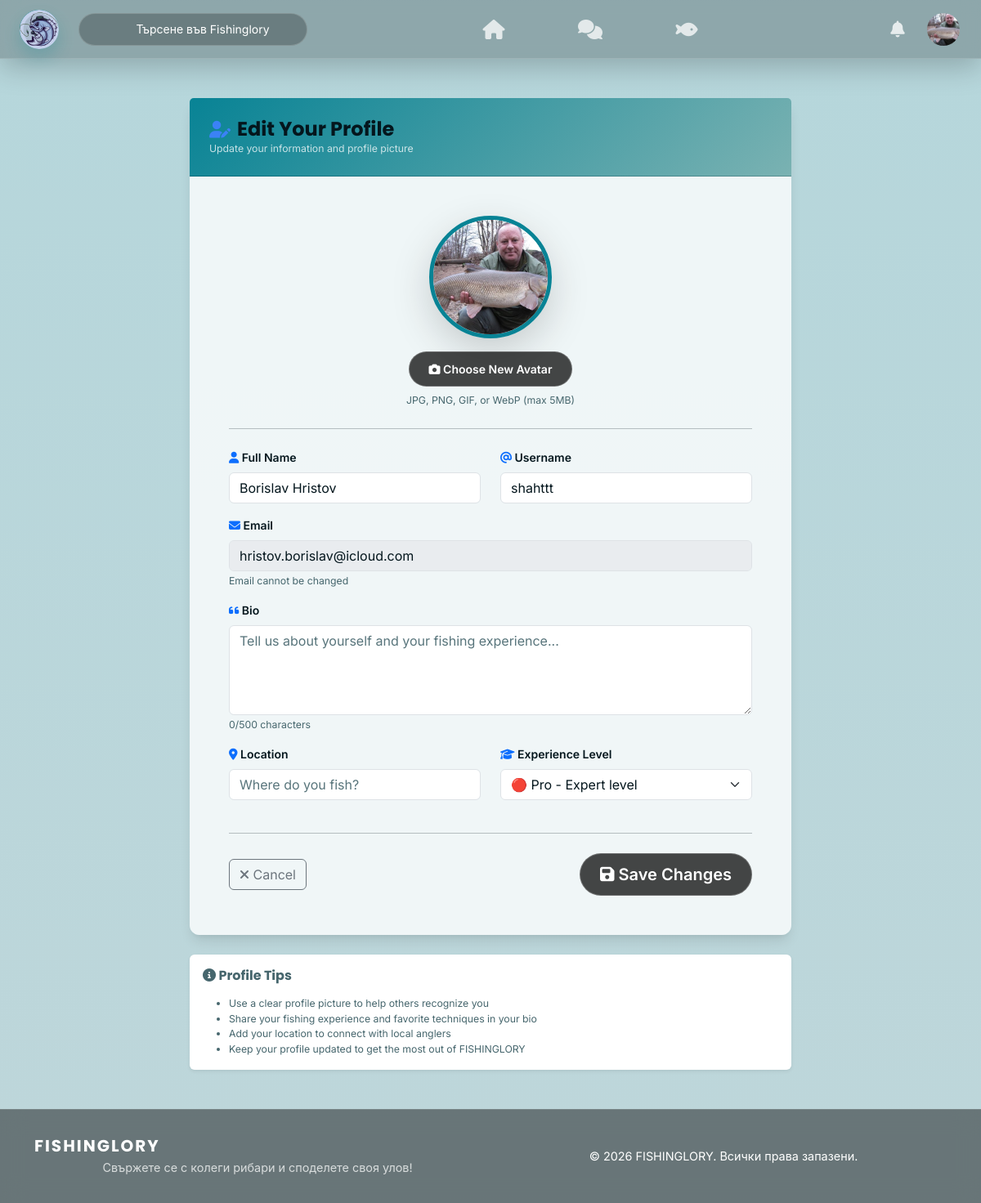
Screenshot of /fe/pages/edit_profile.php (signed in) with the database file from the repository.
### tables this page shows
CREATE TABLE `user_profiles` (
  `user_id` int(11) NOT NULL,
  `first_name` varchar(50) DEFAULT NULL,
  `last_name` varchar(50) DEFAULT NULL,
  `avatar_url` varchar(255) DEFAULT NULL,
  `bio` text DEFAULT NULL,
  `location` varchar(100) DEFAULT NULL,
  `experience_level` enum('beginner','advanced','pro') DEFAULT 'beginner'
);

CREATE TABLE `users` (
  `id` int(11) NOT NULL,
  `full_name` varchar(100) NOT NULL,
  `username` varchar(50) NOT NULL,
  `email` varchar(100) NOT NULL,
  `password_hash` varchar(255) NOT NULL,
  `role` enum('user','admin') DEFAULT 'user',
  `is_verified` tinyint(1) DEFAULT 0,
  `status` enum('active','banned') DEFAULT 'active',
  `created_at` timestamp NOT NULL DEFAULT current_timestamp(),
  `last_login` timestamp NULL DEFAULT NULL
);

### Config/security.php (called while the page is built, shortened)
<?php
function generateCsrfToken() {
    return $_SESSION['csrf_token'];
}
function assetVersion(string $relativePath): string {
    $relativePath = ltrim($relativePath, "/\\");
    $fullPath = dirname(__DIR__) . DIRECTORY_SEPARATOR . $relativePath;
    if (is_file($fullPath)) {
        return (string) filemtime($fullPath);
    }
    return (string) time();
}

### Config/languages.php (called while the page is built, shortened)
<?php
$lang = $_SESSION['lang'] ?? 'bg';
function __($key) {
    global $lang, $translations;
    return $translations[$lang][$key] ?? $key;
}
?>

### Config/avatar_helper.php (called while the page is built, shortened)
<?php
function resolveDefaultAvatarPath() {
    static $resolved = null;
    if ($resolved !== null) {
        return $resolved;
    }
    $candidates = [
        'fe/assets/img/default-avatar.png',
        'fe/assets/img/avatars/default.png',
        'fe/assets/img/logo_rounded.png',
    ];
    foreach ($candidates as $candidate) {
        if (is_file(__DIR__ . '/../' . $candidate)) {
            $resolved = $candidate;
            return $resolved;
        }
    }
    $resolved = 'fe/assets/img/logo.png';
    return $resolved;
}
function getUserAvatar($avatarUrl, $currentPath = null) {
    $defaultAvatar = resolveDefaultAvatarPath();
    $avatar = $avatarUrl ?? $defaultAvatar;
    if ($currentPath === null) {
        $currentPath = $_SERVER['PHP_SELF'] ?? '';
    }
    if (strpos($currentPath, '/fe/pages/') !== false) {
        if (strpos($avatar, 'fe/') === 0) {
            $path = '../../' . $avatar;
            return $path;
        }
    }
    return $avatar;
}

### fe/pages/edit_profile.php (the view, shortened to what this page needs)
<?php
require '../../config/security.php';
require '../../config/database.php';
require '../../config/avatar_helper.php';
require '../../config/languages.php';
$userId = $_SESSION['user_id'];
$stmt = $pdo->prepare("
    SELECT u.*, up.avatar_url, up.bio, up.location, up.experience_level
    FROM users u
    LEFT JOIN user_profiles up ON u.id = up.user_id
    WHERE u.id = ?
");
$stmt->execute([$userId]);
$user = $stmt->fetch();
?>
<!DOCTYPE html>
<html lang="en">
<head>
    <link href="https://cdn.jsdelivr.net/npm/bootstrap@5.3.3/dist/css/bootstrap.min.css" rel="stylesheet">
    <link rel="stylesheet" href="https://cdnjs.cloudflare.com/ajax/libs/font-awesome/6.5.0/css/all.min.css">
    <link rel="stylesheet" href="../assets/css/style.css?v=<?= assetVersion('fe/assets/css/style.css') ?>">
    <link rel="stylesheet" href="../assets/css/navbar.css?v=<?= assetVersion('fe/assets/css/navbar.css') ?>">
    <link rel="stylesheet" href="../assets/css/profile.css?v=<?= assetVersion('fe/assets/css/profile.css') ?>">
    <link rel="stylesheet" href="../assets/css/components.css?v=<?= assetVersion('fe/assets/css/components.css') ?>">
</head>
<body data-user-id="<?= $userId ?>" data-csrf-token="<?= generateCsrfToken() ?>" data-theme="<?= $_SESSION['theme'] ?? 'light' ?>">
<?php include '../components/navbar.php'; ?>
<div class="container my-5">
    <div class="row justify-content-center">
        <div class="col-lg-8">
            <div class="card shadow-lg border-0 profile-section-card">
                <div class="card-header edit-profile-header">
                    <h4 class="mb-0">
                        <i class="fas fa-user-edit"></i> Edit Your Profile
                    </h4>
                    <p class="mb-0 small opacity-75">Update your information and profile picture</p>
                </div>
                <div class="card-body p-4">
                    <form id="editProfileForm" enctype="multipart/form-data">
                        <div class="mb-4 text-center">
                            <div class="mb-3">
                                <img id="avatarPreview" src="<?= htmlspecialchars(getUserAvatar($avatar)) ?>"
                                     class="rounded-circle shadow-lg" width="150" height="150"
                                     style="object-fit: cover; border: 5px solid var(--primary-color);">
                            </div>
                            <div class="mb-2">
                                <label for="avatarInput" class="btn btn-primary btn-sm">
                                    <i class="fas fa-camera"></i> Choose New Avatar
                                </label>
                            </div>
                            <small class="text-muted d-block">JPG, PNG, GIF, or WebP (max 5MB)</small>
                        </div>
                        <hr class="my-4">
                        <div class="row">
                            <div class="col-md-6 mb-3">
                                <label for="editFullName" class="form-label fw-semibold">
                                    <i class="fas fa-user text-primary"></i> Full Name
                                </label>
                                <input type="text" id="editFullName" name="full_name" class="form-control"
                                       value="<?= htmlspecialchars($user['full_name']) ?>" required>
                            </div>
                            <div class="col-md-6 mb-3">
                                <label for="editUsername" class="form-label fw-semibold">
                                    <i class="fas fa-at text-primary"></i> Username
                                </label>
                                <input type="text" id="editUsername" name="username" class="form-control"
                                       value="<?= htmlspecialchars($user['username']) ?>" required>
                            </div>
                        </div>
                        <div class="mb-3">
                            <label for="editEmail" class="form-label fw-semibold">
                                <i class="fas fa-envelope text-primary"></i> Email
                            </label>
                            <input type="email" id="editEmail" class="form-control"
                                   value="<?= htmlspecialchars($user['email']) ?>" disabled>
                            <small class="text-muted">Email cannot be changed</small>
                        </div>
                        <div class="mb-3">
                            <label for="editBio" class="form-label fw-semibold">
                                <i class="fas fa-quote-left text-primary"></i> Bio
                            </label>
                            <textarea id="editBio" name="bio" class="form-control" rows="4"
                                      placeholder="Tell us about yourself and your fishing experience..."><?= htmlspecialchars($user['bio'] ?? '') ?></textarea>
                            <small class="text-muted"><span id="bioCount">0</span>/500 characters</small>
                        </div>
                        <div class="row">
                            <div class="col-md-6 mb-3">
                                <label for="editLocation" class="form-label fw-semibold">
                                    <i class="fas fa-map-marker-alt text-primary"></i> Location
                                </label>
                                <input type="text" id="editLocation" name="location" class="form-control"
                                       placeholder="Where do you fish?" value="<?= htmlspecialchars($user['location'] ?? '') ?>">
                            </div>
                            <div class="col-md-6 mb-3">
                                <label for="editExperience" class="form-label fw-semibold">
                                    <i class="fas fa-graduation-cap text-primary"></i> Experience Level
                                </label>
                                <select id="editExperience" name="experience_level" class="form-select">
                                    <option value="pro" <?= ($user['experience_level'] ?? '') === 'pro' ? 'selected' : '' ?>>
                                        🔴 Pro - Expert level
                                    </option>
                                </select>
                            </div>
                        </div>
                        <hr class="my-4">
                        <div class="d-flex justify-content-between align-items-center">
                            <a href="../../index.php" class="btn btn-outline-secondary">
                                <i class="fas fa-times"></i> Cancel
                            </a>
                            <button type="submit" class="btn btn-primary btn-lg">
                                <i class="fas fa-save"></i> Save Changes
                            </button>
                        </div>
                    </form>
                </div>
            </div>
            <div class="card mt-4 border-0 shadow-sm">
                <div class="card-body">
                    <h6 class="fw-bold text-muted mb-3">
                        <i class="fas fa-info-circle"></i> Profile Tips
                    </h6>
                    <ul class="small text-muted mb-0">
                        <li>Use a clear profile picture to help others recognize you</li>
                        <li>Share your fishing experience and favorite techniques in your bio</li>
                        <li>Add your location to connect with local anglers</li>
                        <li>Keep your profile updated to get the most out of FISHINGLORY</li>
                    </ul>
                </div>
            </div>
        </div>
    </div>
</div>
<?php include '../components/footer.php'; ?>
</body>
</html>

### fe/components/navbar.php (shortened to what this page needs)
<?php
require_once dirname(__DIR__, 2) . '/config/avatar_helper.php';
require_once dirname(__DIR__, 2) . '/config/languages.php';
require_once dirname(__DIR__, 2) . '/config/security.php';
if (isset($_SESSION['user_id'])) {
    $stmt = $pdo->prepare("SELECT avatar_url FROM user_profiles WHERE user_id = ?");
    $stmt->execute([$_SESSION['user_id']]);
    $profile = $stmt->fetch();
    $navbarAvatar = getUserAvatar($profile['avatar_url'] ?? null);
}
?>
<nav class="fb-navbar">
    <div class="fb-navbar-left">
        <?php
        $currentPath = $_SERVER['PHP_SELF'];
        if (strpos($currentPath, '/fe/pages/') !== false) {
            $indexPath = '../../index.php';
            $logoPath = '../assets/img/logo_rounded.png';
        } elseif (strpos($currentPath, '/be/') !== false) {
            $indexPath = '../../index.php';
            $logoPath = '../../fe/assets/img/logo_rounded.png';
        } else {
            $indexPath = 'index.php';
            $logoPath = 'fe/assets/img/logo_rounded.png';
        }
        ?>
        <a href="<?= $indexPath ?>">
            <img src="<?= $logoPath ?>" alt="Logo" class="fb-logo">
        </a>
        <?php if (isset($_SESSION['user_id'])): ?>
        <div class="dropdown d-none d-md-block">
            <button class="fb-search-input search-container" type="button" data-bs-toggle="dropdown" data-bs-auto-close="outside"
                    onclick="this.nextElementSibling.querySelector('input').focus()">
                <?= __('search_placeholder') ?>
            </button>
        </div>
        <?php endif; ?>
    </div>
    <?php if (isset($_SESSION['user_id'])): ?>
    <div class="fb-navbar-center">
        <?php
        $currentPage = basename($_SERVER['PHP_SELF']);
        $currentPath = $_SERVER['PHP_SELF'];
        if (strpos($currentPath, '/fe/pages/') !== false) {
            $homePath = '../../index.php';
            $messagesPath = 'messages.php';
            $activityPath = 'activity_feed.php';
        } elseif (strpos($currentPath, '/be/') !== false) {
            $homePath = '../../index.php';
            $messagesPath = '../../fe/pages/messages.php';
            $activityPath = '../../fe/pages/activity_feed.php';
        } else {
            $homePath = 'index.php';
            $messagesPath = 'fe/pages/messages.php';
            $activityPath = 'fe/pages/activity_feed.php';
        }
        ?>
        <a href="<?= $homePath ?>" class="fb-nav-btn <?= ($currentPage == 'index.php') ? 'active' : '' ?>">
            <i class="fas fa-home fs-4"></i>
        </a>
        <a href="<?= $messagesPath ?>" class="fb-nav-btn <?= ($currentPage == 'messages.php') ? 'active' : '' ?>">
            <i class="fas fa-comments fs-4"></i>
        </a>
        <a href="<?= $activityPath ?>" class="fb-nav-btn <?= ($currentPage == 'activity_feed.php') ? 'active' : '' ?>">
            <i class="fas fa-fish fs-4"></i>
        </a>
    </div>
    <?php endif; ?>
    <div class="fb-navbar-right">
        <?php if (isset($_SESSION['user_id'])): ?>
        <div class="dropdown">
            <button class="fb-icon-btn" type="button" data-bs-toggle="dropdown">
                <i class="fas fa-bell"></i>
            </button>
        </div>
        <div class="dropdown">
            <button class="fb-profile-btn" type="button" data-bs-toggle="dropdown">
                <img src="<?= htmlspecialchars($navbarAvatar) ?>" class="fb-avatar">
            </button>
        </div>
        <?php endif; ?>
    </div>
</nav>

### rows the page displays
user_profiles: avatar_url (picture), full_name "Borislav Hristov", username "shahttt", user_id.email "hristov.borislav@icloud.com", experience_level "🔴 Pro - Expert level"

### other values shown
__('search_placeholder') "Търсене във Fishinglory"
__('footer_tagline') "Свържете се с колеги рибари и споделете своя улов!"
__('all_rights_reserved') "Всички права запазени."
